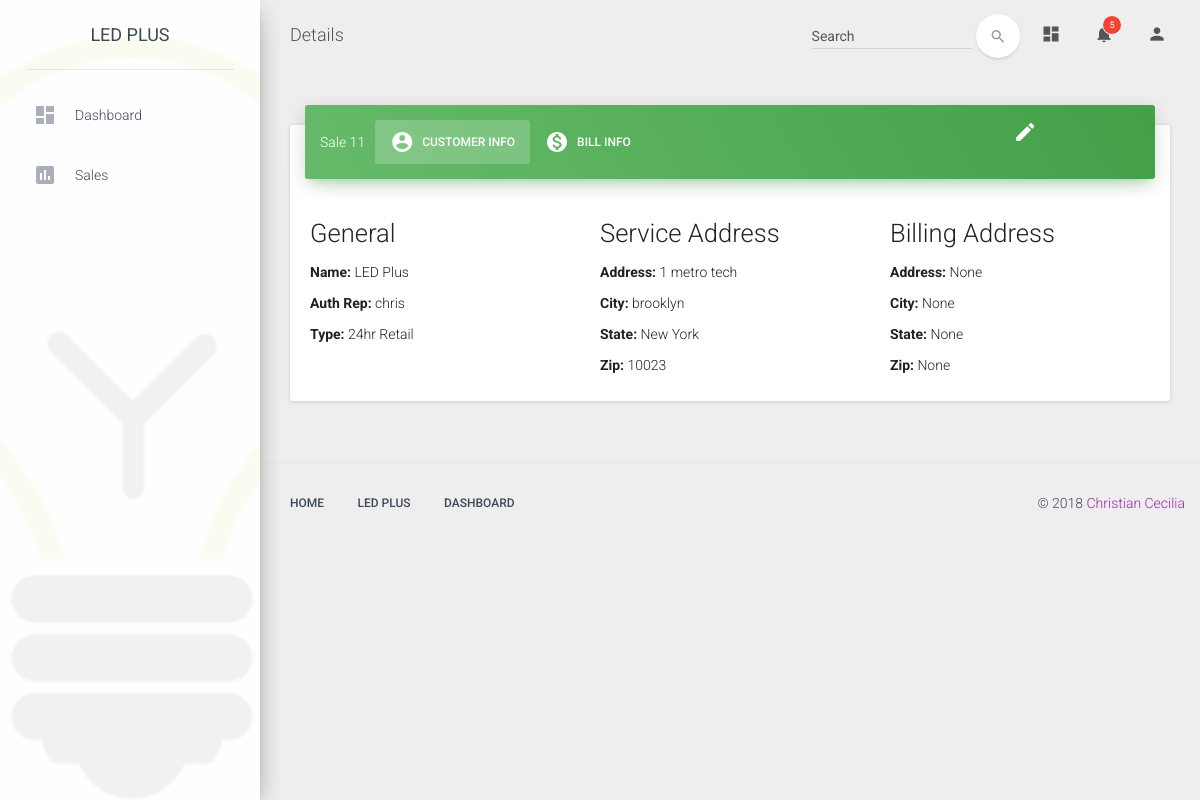
The app's page /sale/11/details/ (signed in) with its own data.
### webapp/models.py (models this page shows)
class Sale(models.Model):
	BILL_TYPE = (
		('monthly', 'monthly'),
		('yearly', 'yearly')
	)
	uid = models.UUIDField(default=uuid.uuid4, editable=False, unique=True, verbose_name='Unique Identifier')
	agent = models.ForeignKey(settings.AUTH_USER_MODEL, on_delete=models.PROTECT, blank=False, null=False)
	date_created = models.DateTimeField(auto_now_add=True)
	renewal = models.BooleanField(default=False)
	business_name = models.CharField(max_length=100, blank=True, null=True)
	authorized_representative = models.CharField(max_length=100, blank=True, null=True)
	service_address = models.CharField(max_length=255, blank=True, null=True)
	service_city = models.CharField(max_length=255, blank=True, null=True)
	service_state = models.CharField(max_length=2, blank=True, null=True)
	service_zip_code = models.CharField(max_length=10, blank=True, null=True)
	subtype = models.ForeignKey(Subtype, on_delete=models.PROTECT, null=True)
	annual_hours_of_operation = models.IntegerField(default=0)
	leds = models.ManyToManyField('SaleLed')
	billing_address = models.CharField(max_length=255, blank=True, null=True)
	billing_city = models.CharField(max_length=255, blank=True, null=True)
	billing_state = models.CharField(max_length=2, blank=True, null=True)
	billing_zip_code = models.CharField(max_length=10, blank=True, null=True)
	utility = models.ForeignKey('Utility', on_delete=models.PROTECT, null=True)
	zone = models.ForeignKey('Zone', on_delete=models.PROTECT, null=True)
	service_class = models.ForeignKey('ServiceClass', on_delete=models.PROTECT, null=True)
	utility_account_number = models.CharField(max_length=255, blank=True, null=True, unique=True)
	bill_type = models.CharField(max_length=7, choices=BILL_TYPE, default='monthly')
	month_of_bill = models.CharField(max_length=2, blank=True, null=True)
	service_start_date = models.DateField(auto_now=False, auto_now_add=False, blank=True, null=True)
	bill_image = models.ImageField(upload_to='bill_images/', blank=True)
	kwh = models.IntegerField(default=0, verbose_name='kWh')
	supply_charges = models.DecimalField(max_digits=8, decimal_places=2, default=0.00)
	delivery_charges = models.DecimalField(max_digits=8, decimal_places=2, default=0.00)
	supply_rate = models.DecimalField(max_digits=6, decimal_places=5, default=0.0000)
	base_rate = models.DecimalField(max_digits=6, decimal_places=5, default=0.0000)
	logistics_adder = models.DecimalField(max_digits=6, decimal_places=5, default=0.0000)
	marketing_adder = models.DecimalField(max_digits=6, decimal_places=5, default=0.0000)
	energy_only_adder = models.DecimalField(max_digits=6, decimal_places=5, default=0)
	sales_tax = models.DecimalField(max_digits=6, decimal_places=5, default=0.0000)
	max_adder = models.DecimalField(max_digits=3, decimal_places=2, default=0.05)
	total_installation_cost = models.DecimalField(max_digits=8, decimal_places=2, default=0.00)

class Subtype(models.Model):
    name = models.CharField(max_length=254, blank=False, null=False, unique=True)
    sunday = models.IntegerField(default=0)
    monday = models.IntegerField(default=0)
    tuesday = models.IntegerField(default=0)
    wednesday = models.IntegerField(default=0)
    thursday = models.IntegerField(default=0)
    friday = models.IntegerField(default=0)
    saturday = models.IntegerField(default=0)
    total_hours_of_operation = models.IntegerField(default=0)
    def __str__(self):
        return self.name

### webapp/views.py (the view)
# urls.py: path('sale/<int:sale_id>/details/', views.HtmlRendering.saleDetails, name='saleDetails'),
	@login_required
	def saleDetails(request, sale_id):
		sale = get_object_or_404(Sale, pk=sale_id)
		SaleViews.calculateSavings(sale)
		context = {
			'page': 'Details',
			'sale': sale
		}
		return render(request, 'webapp/sale-details.html', context)

### webapp/views.py (called while the page is built)
	def calculateSavings(sale):
		return

### templates/webapp/sale-details.html (shortened to what this page needs)
{% extends "webapp/base.html" %}
{% block content %}
{% load staticfiles %}
            <div class="content">
                <div class="container-fluid">
                	<div class="row">
                		<div class="col-lg-12 col-md-12">
                            <div class="card card-nav-tabs">
                                <div class="card-header" data-background-color="green">
                                    <div class="row">
                                        <div class="col-md-10">
                                            <div class="nav-tabs-navigation">
                                                <div class="nav-tabs-wrapper">
                                                    <span class="nav-tabs-title">Sale {{ sale.id }}</span>
                                                    <ul class="nav nav-tabs" data-tabs="tabs">
                                                        <li class="active">
                                                            <a href="#customer-info" data-toggle="tab">
                                                                <i class="material-icons">account_circle</i> Customer Info
                                                                <div class="ripple-container"></div>
                                                            </a>
                                                        </li>
                                                        <li class="">
                                                            <a href="#bill-info" data-toggle="tab">
                                                                <i class="material-icons">monetization_on</i> Bill Info
                                                                <div class="ripple-container"></div>
                                                            </a>
                                                        </li>
                                                    </ul>
                                                </div>
                                            </div>
                                        </div>
                                        <div class="col-md-2">
                                            <div class="row">
                                                <a class="edit-sale" href="{% url 'webapp:saleEdit' sale.id %}"><i class="material-icons">edit</i></a>
                                            </div>
                                        </div>
                                    </div>
                                </div>
                                <div class="card-content">
                                    <div class="tab-content">
                                        <div class="tab-pane active" id="customer-info">
                                            <div class="row">
                                            	<div class="col-sm-12 col-md-4">
                                            		<h3>General</h3>
                                            		<p><strong>Name:</strong> {{ sale.business_name }}</p>
                                            		<p><strong>Auth Rep:</strong> {{ sale.authorized_representative }}</p>
                                            		<p><strong>Type:</strong> {{ sale.subtype }}</p>
                                            	</div>
                                            	<div class="col-sm-6 col-md-4">
                                            		<h3>Service Address</h3>
                                            		<p><strong>Address:</strong> {{ sale.service_address }}</p>
                                            		<p><strong>City:</strong> {{ sale.service_city }}</p>
                                            		<p><strong>State:</strong> {{ sale.service_state }}</p>
                                            		<p><strong>Zip:</strong> {{ sale.service_zip_code }}</p>
                                            	</div>
                                            	<div class="col-sm-6 col-md-4">
                                            		<h3>Billing Address</h3>
                                            		<p><strong>Address:</strong> {{ sale.billing_address }}</p>
                                            		<p><strong>City:</strong> {{ sale.billing_city }}</p>
                                            		<p><strong>State:</strong> {{ sale.billing_state }}</p>
                                            		<p><strong>Zip:</strong> {{ sale.billing_zip_code }}</p>
                                            	</div>
                                            </div>
                                        </div>
                                    </div>
                                </div>
                            </div>
                        </div>
                	</div>
            	</div>
        	</div>
{% endblock %}

### webapp/static/css/ledplus_style.css (style rules this page uses)
.edit-sale { margin-top: 5%; }

### records on screen
Sale: id "11", business_name "LED Plus", authorized_representative "chris", subtype "24hr Retail", service_address "1 metro tech", service_city "brooklyn", service_state "New York", service_zip_code "10023", billing_address "None", billing_city "None", billing_state "None", billing_zip_code "None"

### other values on screen
{{ page|title }} "Details"
